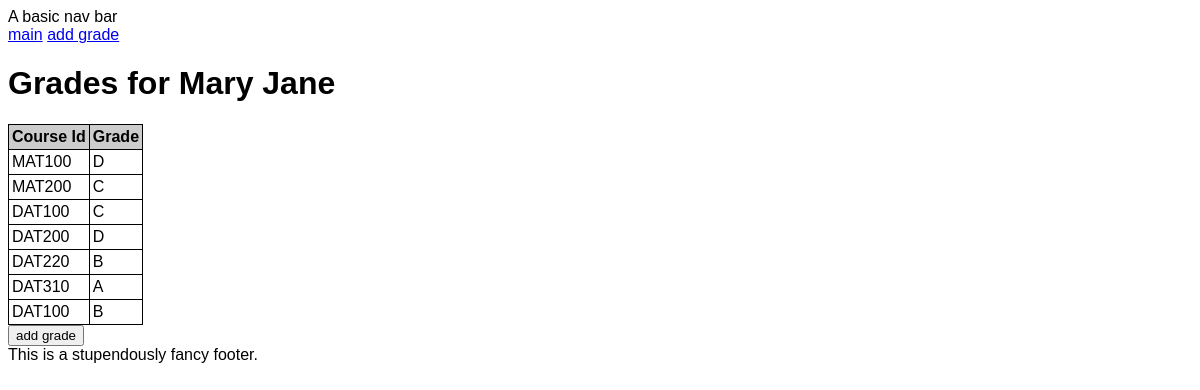
The page /student/222222 on the database its author committed.
### tables this page shows
CREATE TABLE students (
                                student_no INTEGER PRIMARY KEY,
                                name TEXT NOT NULL
                            );

CREATE TABLE grades (
                                id INTEGER PRIMARY KEY,
                                student_no INTEGER NOT NULL,
                                course_id TEXT NOT NULL,
                                grade TEXT NOT NULL,
                                FOREIGN KEY (student_no) REFERENCES students (student_no),
                                FOREIGN KEY (course_id) REFERENCES courses (id)
                            );

### app.py (the view)
@app.route("/student/<student_no>")
def student(student_no):
    conn = get_db()
    student_name = select_student(conn, int(student_no))
    student = {"student_no": student_no, "name": student_name}
    grades = select_student_grades(conn, student_no)
    return render_template("student.html", student=student, grades=grades)

### app.py (called while the page is built)
def get_db():
    db = getattr(g, '_database', None)
    if db is None:
        db = g._database = sqlite3.connect(DATABASE)
    return db

@app.teardown_appcontext
def close_connection(exception):
    db = getattr(g, '_database', None)
    if db is not None:
        db.close()

### setup_db.py (called while the page is built)
def select_student_grades(conn, student_no):
    cur = conn.cursor()
    cur.execute("SELECT course_id, grade FROM grades WHERE student_no=?", (student_no,))
    grades = []
    for (id, grade) in cur:
        grades.append({
            "course_id": id,
            "grade": grade.strip()
        })
    return grades

def select_student(conn, student_no):
    cur = conn.cursor()
    cur.execute("SELECT name FROM students WHERE student_no=?", (student_no,))
    student_name, = cur.fetchone()
    print(student_name)
    return student_name

### templates/student.html (shortened to what this page needs)
{% extends "base.html" %} {% block heading %}Grades for {{student.name}}{%
endblock %} {% block container %}
<table>
  <thead>
    <tr>
      <th>Course Id</th>
      <th>Grade</th>
    </tr>
  </thead>
  <tbody>
    {% for grade in grades %}
    <tr>
      <td>{{ grade.course_id }}</td>
      <td>{{ grade.grade }}</td>
    </tr>
    {% endfor %}
  </tbody>
</table>
<form action="{{ url_for('add_grade') }}" method="get">
  <input type="submit" value="add grade" />
</form>
{% endblock %}

### static/style.css (style rules this page uses)
* { font-family: Verdana, Arial, sans-serif; }
table { border-collapse: collapse; }
th { background-color: #cccccc; text-align: left; }
td, th { border: 1px solid black; padding: 3px; }

### rows shown on the page
students: name "Mary Jane"
grades: course_id "MAT100", grade "D"
grades: course_id "MAT200", grade "C"
grades: course_id "DAT100", grade "C"
grades: course_id "DAT200", grade "D"
grades: course_id "DAT220", grade "B"
grades: course_id "DAT310", grade "A"
grades: course_id "DAT100", grade "B"
